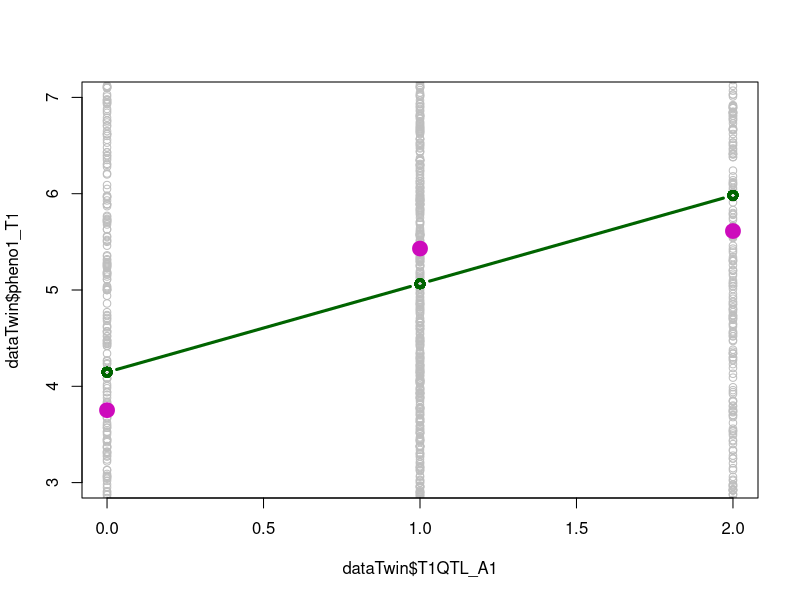
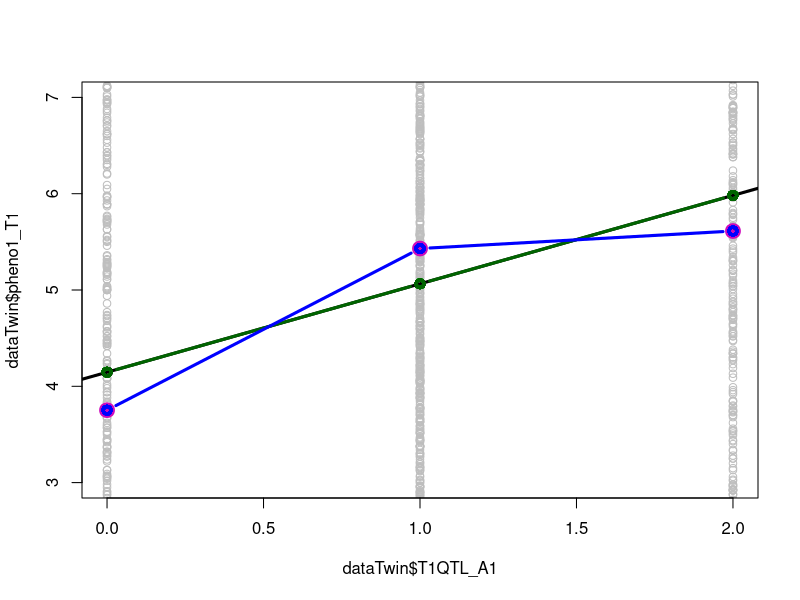

The R script that drew these images, in order:
## ---- chunk 1
dataTwin <- read.table("dataTwin2023.dat",h=T)
## ---- chunk 2
table(dataTwin$zygosity)        # Q1: shows number of MZ and DZ twin pairs
table(dataTwin$T1QTL_A1)        # Q2: shows the distribution of QTL_A1
table(dataTwin$T1QTL_D1)        # Q2: shows the distribution of QTL_D1
table(dataTwin$T1QTL_A1, dataTwin$T1QTL_D1)     # Q2: shows the distribution of QTL_A1 in relation to QTL_D1
cor(dataTwin[,2:11])                            # Q3: shows the correlation between QTL_As
cor(dataTwin[,2:11])>0.2
apply(dataTwin[22:25],2,function(x){ any(x < (mean(x) - 4*sd(x))) })  # Q4: any outlier < 4 SD from the mean for the two quantitative phenotypes
apply(dataTwin[22:25],2,function(x){ any(x > (mean(x) + 4*sd(x))) })  # Q4: any outlier > 4 SD from the mean for the two quantitative phenotypes
# remove the phenotype score of the outlier (T2) for the phenotype 2 (pheno2_T2)
outlier<- which(dataTwin$pheno2_T2 < (mean(dataTwin$pheno2_T2) - 4*sd(dataTwin$pheno2_T2) )) 
outlier
dataTwin$pheno2_T2[outlier]
dataTwin$pheno2_T2[outlier] <- NA
## ---- chunk 3
linA1 <- lm(pheno1_T1~T1QTL_A1, data=dataTwin)
summary(linA1)
summary(linA1)$r.squared  # proportion of explained variance by additive component

c_means <- by(dataTwin$pheno1_T1,dataTwin$T1QTL_A1,mean)
plot(dataTwin$pheno1_T1 ~ dataTwin$T1QTL_A1, col='grey', ylim=c(3,7))
lines(c(0,1,2), c_means, type="p", col=6, lwd=8)
lines(sort(dataTwin$T1QTL_A1),sort(linA1$fitted.values), type='b', col="dark green", lwd=3)
## ---- chunk 4
linAD1 <- lm(pheno1_T1 ~ T1QTL_A1 + T1QTL_D1, data=dataTwin)
summary(linAD1) # results lm(phenoT1~T1QTL_A1+T1QTL_D1)

plot(dataTwin$pheno1_T1 ~ dataTwin$T1QTL_A1, col='grey', ylim=c(3,7))
abline(linA1, lwd=3)
lines(c(0,1,2), c_means, type='p', col=6, lwd=8)
lines(sort(dataTwin$T1QTL_A1),sort(linA1$fitted.values), type='b', col="dark green", lwd=3)
lines(sort(dataTwin$T1QTL_A1),sort(linAD1$fitted.values), type='b', col="blue", lwd=3)
## ---- chunk 5
allQTL_A_T1 <- 2:6
cpheno1_T1 <- which(colnames(dataTwin)=="pheno1_T1")
## Additive
cbind(lapply(allQTL_A_T1,function(x){ fstat<- summary(lm(pheno1_T1 ~ ., data=dataTwin[,c(x,cpheno1_T1)]))$fstatistic;  pf(fstat[1],fstat[2],fstat[3],lower.tail = F) }))
## Dominance
cbind(lapply(allQTL_A_T1,function(x){ fstat<- summary(lm(pheno1_T1 ~ ., data=dataTwin[,c(x,x+10,cpheno1_T1)]))$fstatistic;  pf(fstat[1],fstat[2],fstat[3],lower.tail = F) }))

#Q9: QTL3 shows the strongest association with P=7.771588e-25
linAD3 <- lm(pheno1_T1 ~ T1QTL_A3 + T1QTL_D3, data=dataTwin)
summary(linAD3) # results lm(phenoT1~T1QTL_A1+T1QTL_D1)
## ---- chunk 6
quant05 <- quantile(c(dataTwin$pheno1_T1,dataTwin$pheno1_T2),seq(0,1,0.05))
dataTwin$CaseT1 <- as.numeric(dataTwin$pheno1_T1>quant05[20]) 
dataTwin$CaseT2 <- as.numeric(dataTwin$pheno1_T2>quant05[20])
logisticAD1 <- summary(glm(CaseT1 ~ T1QTL_A3 + T1QTL_D3, data=dataTwin, family="binomial"))
exp(logisticAD1$coefficients[2,1])                                     # odds ratio
exp(logisticAD1$coefficients[2,1]-1.96*logisticAD1$coefficients[2,2])  # lower 95% confidence interval
exp(logisticAD1$coefficients[2,1]+1.96*logisticAD1$coefficients[2,2])  # upper 95% confidence interval
## ---- chunk 7
var_pheno <- var(dataTwin$pheno1_T1)  # the variance of the phenotype
var_pheno

linAD3 <- lm(pheno1_T1 ~ T1QTL_A3 + T1QTL_D3, data=dataTwin)
linA3 <- lm(pheno1_T1 ~ T1QTL_A3, data=dataTwin)

summary(linAD3)$r.squared           # proportion of explained variance by total genetic component
summary(linA3)$r.squared            # proportion of explained variance by additive component
summary(linAD3)$r.squared*var_pheno # (raw) variance component of total genetic component
summary(linA3)$r.squared*var_pheno  # (raw) variance component of additive genetic component
(summary(linAD3)$r.squared-summary(linA3)$r.squared)*var_pheno  # (raw) variance component of dominance genetic component
## ---- chunk 8
# compute for all 5 QTL
linAD5=(lm(pheno1_T1 ~ T1QTL_A1 + T1QTL_A2 + T1QTL_A3 + T1QTL_A4 + T1QTL_A5 +
                       T1QTL_D1 + T1QTL_D2 + T1QTL_D3 + T1QTL_D4 + T1QTL_D5,
            data=dataTwin))

summary(linAD5)$r.squared              # proportion of explained variance by total genetic component
summary(linAD5)$r.squared*var_pheno    # (raw) variance component of total genetic component
